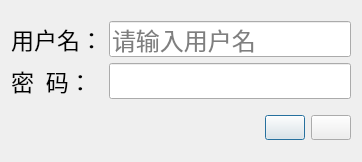
<?xml version="1.0" encoding="UTF-8"?>
<ui version="4.0">
 <class>NJHRLoginDialog</class>
 <widget class="QDialog" name="NJHRLoginDialog">
  <property name="geometry">
   <rect>
    <x>0</x>
    <y>0</y>
    <width>362</width>
    <height>162</height>
   </rect>
  </property>
  <property name="windowTitle">
   <string>NJHRLoginDialog</string>
  </property>
  <layout class="QVBoxLayout" name="verticalLayout">
   <item>
    <layout class="QGridLayout" name="gridLayout">
     <item row="0" column="0">
      <widget class="QLabel" name="label_username">
       <property name="font">
        <font>
         <family>微软雅黑</family>
         <pointsize>17</pointsize>
         <weight>50</weight>
         <bold>false</bold>
        </font>
       </property>
       <property name="text">
        <string>用户名：</string>
       </property>
      </widget>
     </item>
     <item row="0" column="1">
      <widget class="QLineEdit" name="lineEdit_username">
       <property name="font">
        <font>
         <pointsize>18</pointsize>
        </font>
       </property>
       <property name="text">
        <string/>
       </property>
       <property name="placeholderText">
        <string>请输入用户名</string>
       </property>
      </widget>
     </item>
     <item row="1" column="0">
      <widget class="QLabel" name="label_password">
       <property name="font">
        <font>
         <family>微软雅黑</family>
         <pointsize>17</pointsize>
         <weight>50</weight>
         <bold>false</bold>
        </font>
       </property>
       <property name="text">
        <string>密  码：</string>
       </property>
      </widget>
     </item>
     <item row="1" column="1">
      <widget class="QLineEdit" name="lineEdit_password">
       <property name="font">
        <font>
         <pointsize>18</pointsize>
        </font>
       </property>
       <property name="placeholderText">
        <string/>
       </property>
      </widget>
     </item>
    </layout>
   </item>
   <item>
    <layout class="QHBoxLayout" name="horizontalLayout">
     <property name="rightMargin">
      <number>0</number>
     </property>
     <item>
      <spacer name="horizontalSpacer">
       <property name="orientation">
        <enum>Qt::Horizontal</enum>
       </property>
       <property name="sizeHint" stdset="0">
        <size>
         <width>40</width>
         <height>20</height>
        </size>
       </property>
      </spacer>
     </item>
     <item>
      <widget class="QPushButton" name="pushButton_confirm">
       <property name="sizePolicy">
        <sizepolicy hsizetype="Minimum" vsizetype="Preferred">
         <horstretch>0</horstretch>
         <verstretch>0</verstretch>
        </sizepolicy>
       </property>
       <property name="minimumSize">
        <size>
         <width>0</width>
         <height>0</height>
        </size>
       </property>
       <property name="maximumSize">
        <size>
         <width>115</width>
         <height>25</height>
        </size>
       </property>
       <property name="styleSheet">
        <string notr="true"/>
       </property>
       <property name="text">
        <string/>
       </property>
      </widget>
     </item>
     <item>
      <widget class="QPushButton" name="pushButton_cancel">
       <property name="sizePolicy">
        <sizepolicy hsizetype="Minimum" vsizetype="Preferred">
         <horstretch>0</horstretch>
         <verstretch>0</verstretch>
        </sizepolicy>
       </property>
       <property name="minimumSize">
        <size>
         <width>0</width>
         <height>0</height>
        </size>
       </property>
       <property name="maximumSize">
        <size>
         <width>115</width>
         <height>25</height>
        </size>
       </property>
       <property name="styleSheet">
        <string notr="true"/>
       </property>
       <property name="text">
        <string/>
       </property>
      </widget>
     </item>
    </layout>
   </item>
  </layout>
 </widget>
 <layoutdefault spacing="6" margin="11"/>
 <resources>
  <include location="NJHRGroupOrganize.qrc"/>
 </resources>
 <connections/>
</ui>
